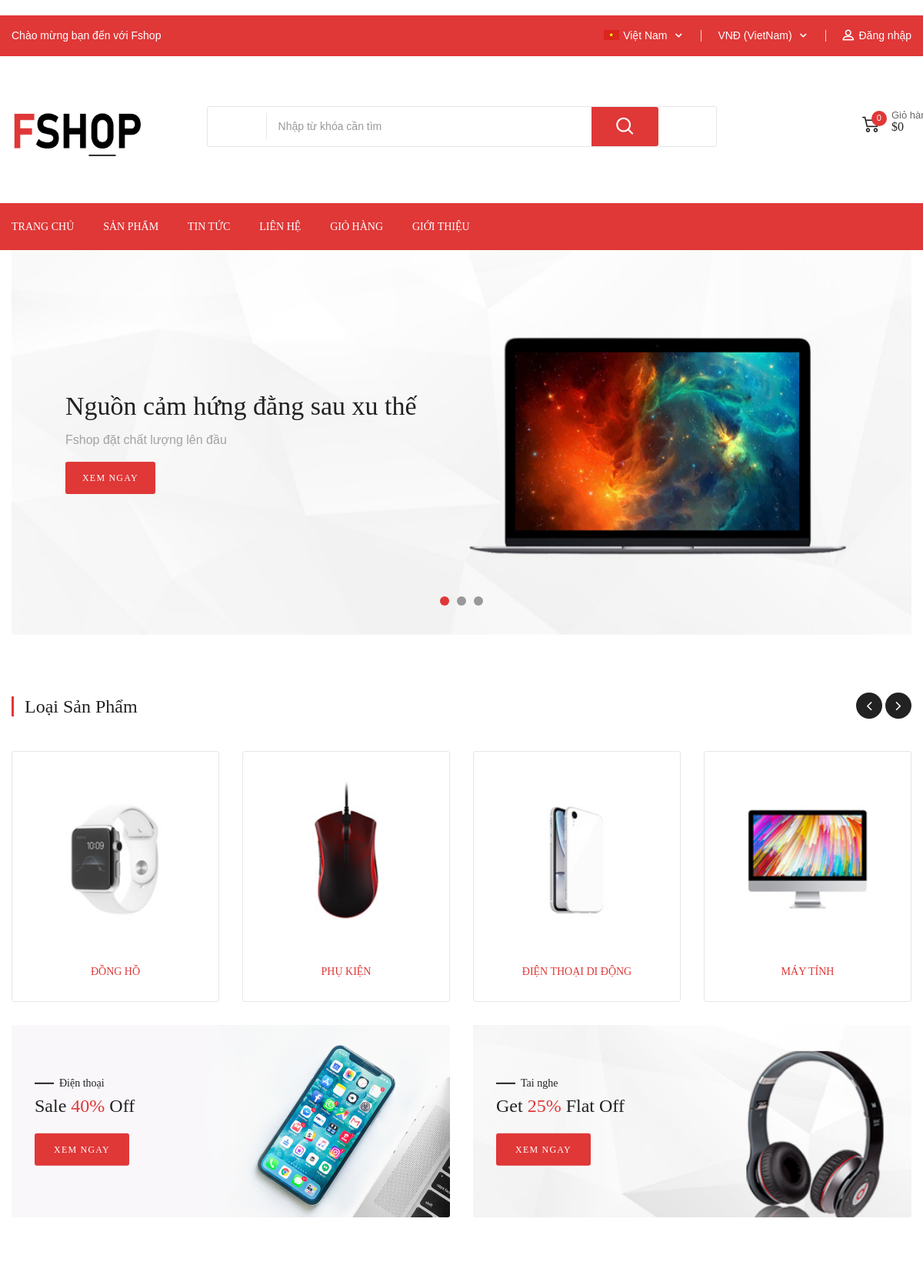
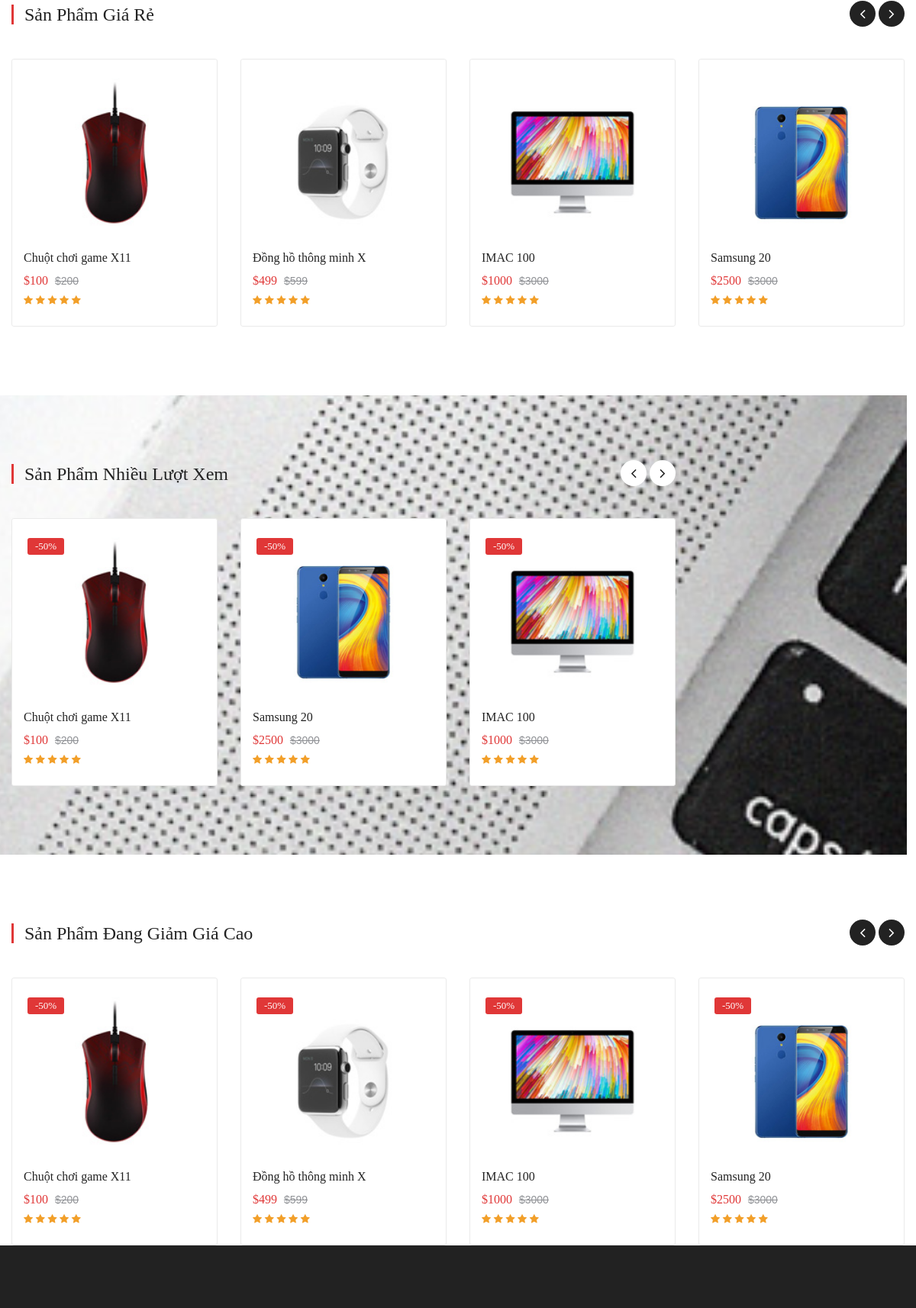
The page /site/index.php (upper part) on the database its author committed (2 pictures, top to bottom).
### tables this page shows
CREATE TABLE `sanpham` (
  `ma_sp` int(225) NOT NULL,
  `ma_loai` int(11) NOT NULL,
  `ten_sp` varchar(20) NOT NULL,
  `gia_goc` decimal(20,0) NOT NULL,
  `gia_giam` decimal(20,0) NOT NULL,
  `ma_hang` int(11) NOT NULL,
  `hinh_anh` varchar(100) NOT NULL,
  `mo_ta` varchar(100) NOT NULL,
  `truy_cap` int(11) DEFAULT NULL,
  `thu_tu` int(225) NOT NULL,
  `an_hien` tinyint(1) NOT NULL
);

### site/controller/home.php (called while the page is built)
<?php
    include 'view/home.php';
?>

### site/model/database.php (called while the page is built, shortened)
<?php
    function getConnection(){
        $host= 'localhost';
        $dbname= 'du_an_1';
        $username='root';
        $password='';
        $options= array(PDO::MYSQL_ATTR_INIT_COMMAND => "SET NAMES utf8",
        PDO::ATTR_ERRMODE => PDO::ERRMODE_EXCEPTION);
        $DBH= new PDO('mysql:host='.$host.';dbname='.$dbname,$username, $password, $options);
        return $DBH;
    }
    function query($sql){
        $connect= getConnection();
        $result=$connect->query($sql);
        return $result;
    }
?>

### site/model/product.php (called while the page is built, shortened)
<?php
	include 'database.php';
	function showLowPrice(){
		 $sql="SELECT * from sanpham order by gia_goc limit 8";
          return query($sql);
	}
	function showHighSale(){
		 $sql="SELECT * from sanpham order by gia_giam limit 8";
          return query($sql);
	}
	function showTruyCap(){
		$sql="SELECT * from sanpham order by truy_cap limit 8";
		return query($sql);
	}
?>

### site/view/home.php (the view, shortened to what this page needs)
 <div class="block-slide">
     <div class="container">
         <div class="main-slide slide-opt-5">
             <div class="owl-carousel nav-style5" data-nav="false" data-autoplay="false" data-dots="true"
                  data-loop="true" data-margin="0"
                  data-responsive='{"0":{"items":1},"600":{"items":1},"1000":{"items":1}}'>
                 <div class="item-slide item-slide-1">
                     <div class="container">
                         <div class="slide-desc slide-desc-1">
                             <div class="container-inner">
                                 <div class="p-primary">Nguồn cảm hứng đằng sau xu thế</div>
                                 <p>Fshop đặt chất lượng lên đầu</p>
                                 <a href="index.php?ctrl=product" class="btn-shop-now">Xem ngay</a>
                             </div>
                         </div>
                     </div>
                 </div>
             </div>
         </div>
     </div>
 </div>
 <div class="block-top-categori">
     <div class="container">
         <div class="title-of-section main-title"><span>Loại sản phẩm</span></div>
         <div class="owl-carousel nav-style2" data-nav="true" data-autoplay="false" data-dots="false"
              data-loop="true" data-margin="30"
              data-responsive='{"0":{"items":1},"480":{"items":2},"768":{"items":3},"992":{"items":4}}'>
             <div class="block-top-categori-item">
                 <a href="index.php?ctrl=product&action=showbyId&id=18"><img src="assets/images/home1/c1.jpg" alt="c1"></a>
                 <div class="block-top-categori-title">Đồng hồ</div>
             </div>
             <div class="block-top-categori-item">
                 <a href="index.php?ctrl=product&action=showbyId&id=19"><img src="assets/images/home1/c3.jpg" alt="c3"></a>
                 <div class="block-top-categori-title">Phụ kiện</div>
             </div>
             <div class="block-top-categori-item">
                 <a href="index.php?ctrl=product&action=showbyId&id=1"><img src="assets/images/home1/c4.jpg" alt="c4"></a>
                 <div class="block-top-categori-title">Điện thoại di động</div>
             </div>
             <div class="block-top-categori-item">
                 <a href="index.php?ctrl=product&action=showbyId&id=2"><img src="assets/images/home1/c5.jpg" alt="c5"></a>
                 <div class="block-top-categori-title">Máy tính</div>
             </div>
         </div>
     </div>
 </div>
 <div class="block-promotion-banner">
     <div class="container">
         <div class="row">
             <div class="col-sm-6">
                 <div class="promotion-banner style-5">
                     <a href="index.php?ctrl=product" class="banner-img"><img src="assets/images/home1/background-product.jpg" alt="banner3"></a>
                     <div class="promotion-banner-inner">
                         <h4>Điện thoại</h4>
                         <h3>Sale <strong>40%</strong> Off</h3>
                         <a class="banner-link" href="index.php?ctrl=product">Xem ngay</a>
                     </div>
                 </div>
             </div>
             <div class="col-sm-6">
                 <div class="promotion-banner style-5">
                     <a href="index.php?ctrl=product" class="banner-img"><img src="assets/images/home1/banner4.jpg" alt="banner4"></a>
                     <div class="promotion-banner-inner">
                         <h4>Tai nghe</h4>
                         <h3>Get <strong>25%</strong> Flat Off</h3>
                         <a class="banner-link" href="index.php?ctrl=product">Xem ngay</a>
                     </div>
                 </div>
             </div>
             </div>
     </div>
 </div>
 <div class="block-recent-view">
     <div class="container">
         <div class="title-of-section"><span>Sản phẩm giá rẻ</span></div>
         <div class="owl-carousel nav-style2 border-background equal-container" data-nav="true"
              data-autoplay="false" data-dots="false" data-loop="true" data-margin="30"
              data-responsive='{"0":{"items":1},"480":{"items":2},"768":{"items":3},"992":{"items":4},"1000":{"items":4}}'>
               <?php
                include_once 'model/product.php';
      $low=showLowPrice();
              foreach ($low as $key){
              echo '
               <div class="product-item style1">
                 <div class="product-inner equal-elem">
                     <div class="product-thumb">
                         <div class="thumb-inner">
                             <a href="index.php?ctrl=product&action=detail&id='.$key['ma_sp'].'"><img src="../images/'.$key['hinh_anh'].'" alt=""></a>
                         </div>
                     </div>
                       <a href="" class="quick-view">Quick View</a>
                     <div class="product-innfo">
                         <div class="product-name"><a href="#">'.$key['ten_sp'].'</a></div>
                         <span class="price">
                                 <ins>$'.$key['gia_giam'].'</ins>
                                 <del>$'.$key['gia_goc'].'</del>
                             </span>
                         <span class="star-rating">
                                 <i class="fa fa-star" aria-hidden="true"></i>
                                 <i class="fa fa-star" aria-hidden="true"></i>
                                 <i class="fa fa-star" aria-hidden="true"></i>
                                 <i class="fa fa-star" aria-hidden="true"></i>
                                 <i class="fa fa-star" aria-hidden="true"></i>
                                 <span class="review">5 Review(s)</span>
                             </span>
                         <div class="group-btn-hover style2">
                             <a href="index.php?ctrl=cart&action=addtocart&id='.$key['ma_sp'].'" class="add-to-cart"><i class="flaticon-shopping-cart"
                                                                aria-hidden="true"></i></a>
                             <a href="compare.html" class="compare"><i class="fa fa-exchange"></i></a>
                             <a href="index.php?ctrl=wishlist&action=addtowish&id='.$key['ma_sp'].'" class="wishlist"><i class="fa fa-heart-o" aria-hidden="true"></i></a>
                         </div>
                     </div>
                 </div>
             </div>
            ';
              }?>
            </div>
</div>
</div>
 </div>
 <div class="block-sale-product full-width block-background">
     <div class="container">
         <div class="title-of-section"><span>Sản phẩm nhiều lượt xem</span></div>
         <div class="owl-carousel nav-style2 border-background equal-container" data-nav="true"
              data-autoplay="false" data-dots="false" data-loop="true" data-margin="30"
              data-responsive='{"0":{"items":1},"480":{"items":2},"768":{"items":3},"1200":{"items":3}}'>
              <?php
                $truycap=showTruyCap();
              foreach ($truycap as $kay){
              echo '
             <div class="product-item style1">
                 <div class="product-inner equal-elem">
                     <div class="product-thumb">
                         <div class="thumb-inner">
                            <a href="index.php?ctrl=product&action=detail&id='.$kay['ma_sp'].'"><img src="../images/'.$kay['hinh_anh'].'" alt=""></a>
                         </div>
                         <span class="onsale">-50%</span>
                     </div>
                     <div class="product-innfo">
                         <div class="product-name"><a href="#">'.$kay['ten_sp'].'</a></div>
                         <span class="price">
                                 <ins>$'.$kay['gia_giam'].'</ins>
                                 <del>$'.$kay['gia_goc'].'</del>
                             </span>
                         <span class="star-rating">
                                 <i class="fa fa-star" aria-hidden="true"></i>
                                 <i class="fa fa-star" aria-hidden="true"></i>
                                 <i class="fa fa-star" aria-hidden="true"></i>
                                 <i class="fa fa-star" aria-hidden="true"></i>
                                 <i class="fa fa-star" aria-hidden="true"></i>
                                 <span class="review">5 Review(s)</span>
                             </span>
                         <div class="group-btn-hover style2">
                             <a href="index.php?ctrl=cart&action=addtocart&id='.$key['ma_sp'].'" class="add-to-cart"><i class="flaticon-shopping-cart"
                                                                aria-hidden="true"></i></a>
                             <a href="compare.html" class="compare"><i class="fa fa-exchange"></i></a>
                             <a href="index.php?ctrl=wishlist&action=addtowish&id='.$key['ma_sp'].'" class="wishlist"><i class="fa fa-heart-o" aria-hidden="true"></i></a>
                         </div>
                     </div>
                 </div>
             </div>
            ';
              }?>
                     </div>
                 </div>
             </div>
 <div class="block-recent-view">
     <div class="container">
         <div class="title-of-section"><span>Sản phẩm đang giảm giá cao</span></div>
         <div class="owl-carousel nav-style2 border-background equal-container" data-nav="true"
              data-autoplay="false" data-dots="false" data-loop="true" data-margin="30"
              data-responsive='{"0":{"items":1},"480":{"items":2},"768":{"items":3},"992":{"items":4},"1000":{"items":4}}'>
               <?php
                $sale=showHighSale();
              foreach ($sale as $koy){
              echo '
               <div class="product-item style1">
                 <div class="product-inner equal-elem">
                     <div class="product-thumb">
                         <div class="thumb-inner">
                             <a href="index.php?ctrl=product&action=detail&id='.$koy['ma_sp'].'"><img src="../images/'.$koy['hinh_anh'].'" alt=""></a>
                         </div>
                         <span class="onsale">-50%</span>
                           <a href="#" class="quick-view">Quick View</a>
                     </div>
                     <div class="product-innfo">
                         <div class="product-name"><a href="#">'.$koy['ten_sp'].'</a></div>
                         <span class="price">
                                 <ins>$'.$koy['gia_giam'].'</ins>
                                 <del>$'.$koy['gia_goc'].'</del>
                             </span>
                         <span class="star-rating">
                                 <i class="fa fa-star" aria-hidden="true"></i>
                                 <i class="fa fa-star" aria-hidden="true"></i>
                                 <i class="fa fa-star" aria-hidden="true"></i>
                                 <i class="fa fa-star" aria-hidden="true"></i>
                                 <i class="fa fa-star" aria-hidden="true"></i>
                                 <span class="review">5 Review(s)</span>
                             </span>
                         <div class="group-btn-hover style2">
                             <a href="index.php?ctrl=cart&action=addtocart&id='.$key['ma_sp'].'" class="add-to-cart"><i class="flaticon-shopping-cart"
                                                                aria-hidden="true"></i></a>
                             <a href="compare.html" class="compare"><i class="fa fa-exchange"></i></a>
                             <a href="index.php?ctrl=wishlist&action=addtowish&id='.$key['ma_sp'].'" class="wishlist"><i class="fa fa-heart-o" aria-hidden="true"></i></a>
                         </div>
                     </div>
                 </div>
             </div>
            ';
              }?>
            </div>
</div>
</div>

### rows shown on the page
sanpham: hinh_anh (picture), ten_sp "Chuột chơi game X11", gia_giam "100", gia_goc "200"
sanpham: hinh_anh (picture), ten_sp "Đồng hồ thông minh X", gia_giam "499", gia_goc "599"
sanpham: hinh_anh (picture), ten_sp "IMAC 100", gia_giam "1000", gia_goc "3000"
sanpham: hinh_anh (picture), ten_sp "Samsung 20", gia_giam "2500", gia_goc "3000"

### other values the page prints
$dem "0"
$tongtien "0"
